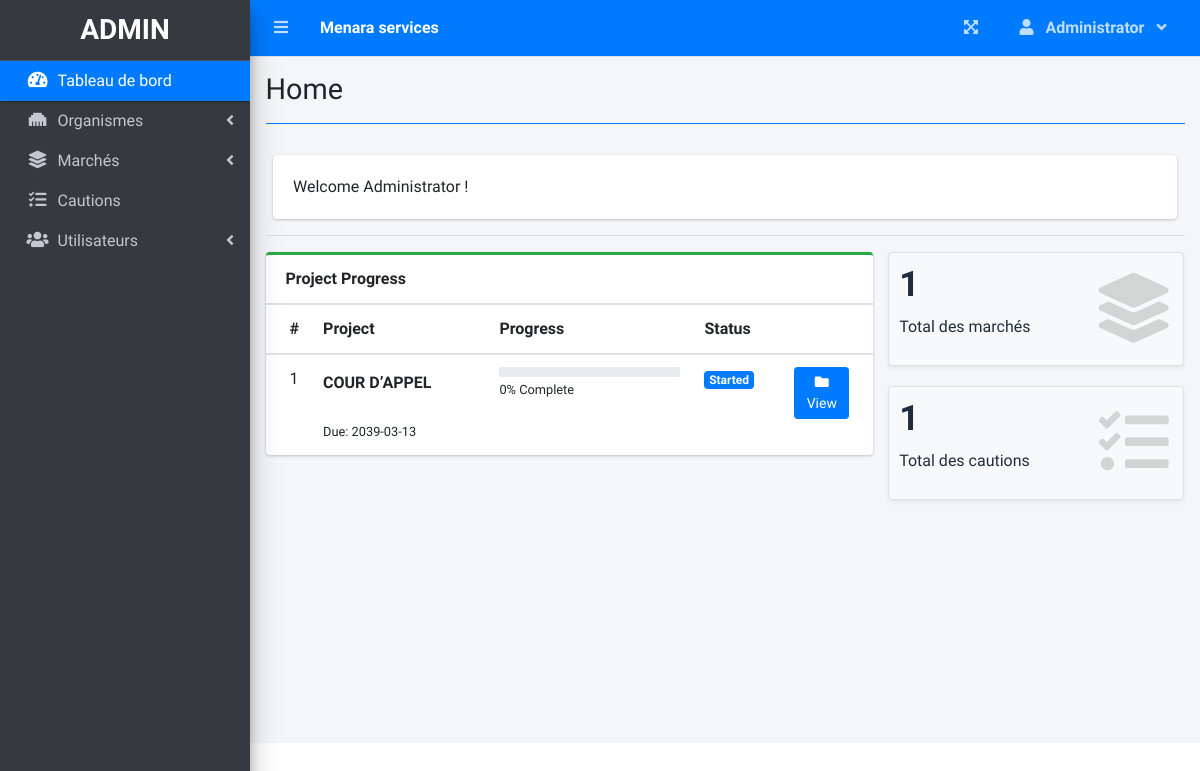
The page / (signed in) on the database its author committed.
### tables this page shows
CREATE TABLE `project_list` (
  `id` int(30) NOT NULL,
  `name` varchar(200) NOT NULL,
  `description` text NOT NULL,
  `status` tinyint(2) NOT NULL,
  `start_date` date NOT NULL,
  `end_date` date NOT NULL,
  `manager_id` int(30) NOT NULL,
  `user_ids` text NOT NULL,
  `date_created` datetime NOT NULL DEFAULT current_timestamp(),
  `num_ordr` int(11) NOT NULL,
  `num_offr` varchar(20) NOT NULL,
  `ctn` float NOT NULL,
  `est` float NOT NULL,
  `est_min` float NOT NULL,
  `est_max` float NOT NULL,
  `ville` varchar(100) NOT NULL,
  `hr` varchar(255) NOT NULL,
  `qc` varchar(255) NOT NULL,
  `org_id` text NOT NULL
);

CREATE TABLE `org` (
  `id` int(11) NOT NULL,
  `name` text NOT NULL,
  `email` varchar(255) NOT NULL,
  `num` varchar(100) NOT NULL
);

### home.php (the view, shortened to what this page needs)
<?php include('db_connect.php') ?>
 <div class="col-12">
          <div class="card">
            <div class="card-body">
              Welcome <?php echo $_SESSION['login_name'] ?>!
            </div>
          </div>
  </div>
  <hr>
  <?php
     $where2 = "";
    ?>
      <div class="row">
        <div class="col-md-8">
        <div class="card card-outline card-success">
          <div class="card-header">
            <b>Project Progress</b>
          </div>
          <div class="card-body p-0">
            <div class="table-responsive">
              <table class="table m-0 table-hover">
                <colgroup>
                  <col width="5%">
                  <col width="30%">
                  <col width="35%">
                  <col width="15%">
                  <col width="15%">
                </colgroup>
                <thead>
                  <th>#</th>
                  <th>Project</th>
                  <th>Progress</th>
                  <th>Status</th>
                  <th></th>
                </thead>
                <tbody>
                <?php
                $i = 1;
                $stat = array("Pending","Started","On-Progress","On-Hold","Over Due","Done");
                $where = "";
                $qry = $conn->query("SELECT * FROM project_list $where order by name asc");
                while($row= $qry->fetch_assoc()):
                  $org = $conn->query("SELECT *,name FROM org where id = " . $row['org_id']);
						$org = $org->num_rows > 0 ? $org->fetch_array() : array();
                $tprog = $conn->query("SELECT * FROM task_list where project_id = {$row['id']}")->num_rows;
                $cprog = $conn->query("SELECT * FROM task_list where project_id = {$row['id']} and status = 3")->num_rows;
                $prog = $tprog > 0 ? ($cprog/$tprog) * 100 : 0;
                $prog = $prog > 0 ?  number_format($prog,2) : $prog;
                $prod = $conn->query("SELECT * FROM user_productivity where project_id = {$row['id']}")->num_rows;
                if($row['status'] == 0 && strtotime(date('Y-m-d')) >= strtotime($row['start_date'])):
                if($prod  > 0  || $cprog > 0)
                  $row['status'] = 2;
                else
                  $row['status'] = 1;
                elseif($row['status'] == 0 && strtotime(date('Y-m-d')) > strtotime($row['end_date'])):
                $row['status'] = 4;
                endif;
                  ?>
                  <tr>
                      <td>
                         <?php echo $i++ ?>
                      </td>
                      <td>
                          <b><?php if(isset($org['id'])) : ?>
									<div class="d-flex align-items-center mt-1">
										<b><?php echo ucwords(html_entity_decode($org['name'])) ?></b>
									</div>
									<?php else: ?>
										<small><i>Organism Deleted from Database</i></small>
									<?php endif; ?>
								</b>
                          <br>
                          <small>
                              Due: <?php echo date("Y-m-d",strtotime($row['end_date'])) ?>
                          </small>
                      </td>
                      <td class="project_progress">
                          <div class="progress progress-sm">
                          </div>
                          <small>
                              <?php echo $prog ?>% Complete
                          </small>
                      </td>
                      <td class="project-state">
                          <?php
                            if($stat[$row['status']] =='Pending'){
                              echo "<span class='badge badge-secondary'>{$stat[$row['status']]}</span>";
                            }elseif($stat[$row['status']] =='Started'){
                              echo "<span class='badge badge-primary'>{$stat[$row['status']]}</span>";
                            }elseif($stat[$row['status']] =='On-Progress'){
                              echo "<span class='badge badge-info'>{$stat[$row['status']]}</span>";
                            }elseif($stat[$row['status']] =='On-Hold'){
                              echo "<span class='badge badge-warning'>{$stat[$row['status']]}</span>";
                            }elseif($stat[$row['status']] =='Over Due'){
                              echo "<span class='badge badge-danger'>{$stat[$row['status']]}</span>";
                            }elseif($stat[$row['status']] =='Done'){
                              echo "<span class='badge badge-success'>{$stat[$row['status']]}</span>";
                            }
                          ?>
                      </td>
                      <td>
                        <a class="btn btn-primary btn-sm" href="./index.php?page=view_project&id=<?php echo $row['id'] ?>">
                              <i class="fas fa-folder">
                              </i>
                              View
                        </a>
                      </td>
                  </tr>
                <?php endwhile; ?>
                </tbody>
              </table>
            </div>
          </div>
        </div>
        </div>
        <div class="col-md-4">
          <div class="row">
          <div class="col-12 col-sm-6 col-md-12">
            <div class="small-box bg-light shadow-sm border">
              <div class="inner">
                <h3><?php echo $conn->query("SELECT * FROM project_list $where")->num_rows; ?></h3>
                <p>Total des marchés</p>
              </div>
              <div class="icon">
                <i class="fa fa-layer-group"></i>
              </div>
            </div>
          </div>
           <div class="col-12 col-sm-6 col-md-12">
            <div class="small-box bg-light shadow-sm border">
              <div class="inner">
                <h3><?php echo $conn->query("SELECT t.*,p.name as pname,p.start_date,p.status as pstatus, p.end_date,p.id as pid FROM task_list t inner join project_list p on p.id = t.project_id $where2")->num_rows; ?></h3>
                <p>Total des cautions</p>
              </div>
              <div class="icon">
                <i class="fa fa-tasks"></i>
              </div>
            </div>
          </div>
      </div>
        </div>
      </div>

### rows shown on the page
project_list: org.name "COUR D’APPEL", end_date "2039-03-13", prog "0", status "Started"

### other values the page prints
$_SESSION['system']['name'] "Menara services"
$_SESSION['login_firstname'] "Administrator"
$title "Home"
$_SESSION['login_name'] "Administrator"
$conn->query("SELECT * FROM project_list $where")->num_rows "1"
